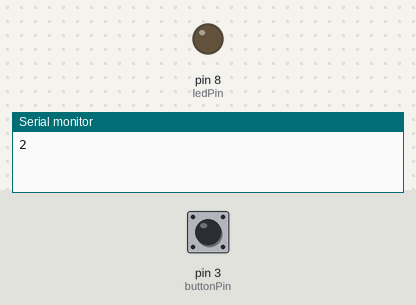
The sketch below on a simulated Arduino Uno, built with avr-gcc and run on an emulated ATmega328P. On the bench: output pins drawn as LEDs (lit = HIGH), the last lines printed to the serial monitor. The inputs (shaded band) are chosen by the test bench; at power-on: pin 3 (buttonPin) HIGH.

Above: at 1.2 s.
1.3 s: pin 3 (buttonPin) pulsed LOW 2 times (0.12 s each, 0.3 s apart)
At 2.0 s:
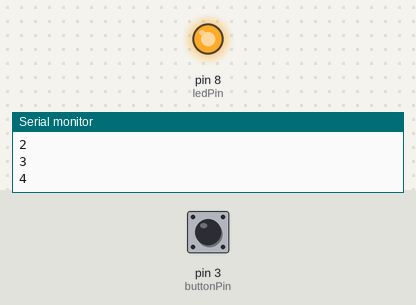
Timing chart, 0 to 4.3 s (numbered marks = the images above; inputs shaded):
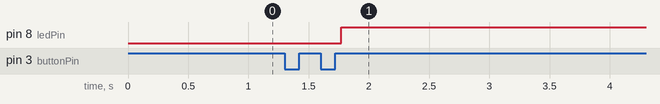

The sketch:

POC_6.1.3.ino
```cpp
const int buttonPin = 3;
const int ledPin = 8;

int ledState = HIGH;
int buttonState;
int lastButtonState = LOW;
int count = 1;

unsigned long lastDbTime = 0;
unsigned long dbDelay = 50;

void setup() {
    pinMode(ledPin, OUTPUT);
    pinMode(buttonPin, INPUT_PULLUP);
    digitalWrite(ledPin, LOW);
    Serial.begin(9600);
}

void loop() {
    // Debounce
    int reading = digitalRead(buttonPin);
    if (reading != lastButtonState) {
        lastDbTime = millis();
    }

    if ((millis() - lastDbTime) > dbDelay) {
        if (reading != buttonState) {
            buttonState = reading;

            // Als je op de button drukt, wordt count met 1 opgehoogd
            if (buttonState == HIGH) {
                count++;
                Serial.println(count);
                ledState = !ledState;
            }
        }
    }

    // Wanneer je 3x op de button drukt, gaat de LED aan
    if (count > 3) {
        digitalWrite(ledPin, HIGH);
    }

    // Wanneer je nog eens 3x op de button drukt, gaat de LED weer uit en gaat count terug naar 1
    if (count > 6) {
        digitalWrite(ledPin, LOW);
        count = 1;
    }
    lastButtonState = reading;
}
```

Measured:
- after the input at 1.3 s, pin 8 (ledPin): LOW → HIGH after 0.47 s
